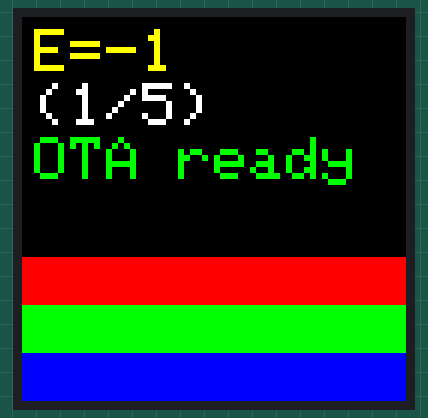
Simulated run of this program. Board: ESP32. Shown: 64×64 colour display. WiFi joins after 1.5 s; servers stay silent unless stated; EEPROM starts erased; what the program prints to the serial monitor is not drawn.

Above: at 0.1 s.
At 1.6 s:
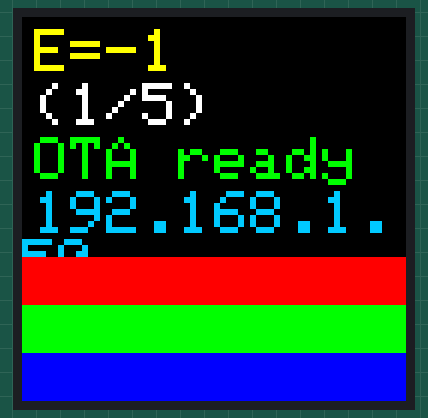

The program:

main.cpp
```cpp
/*
 * Bridge Firmware for Clockwise ESP32 HUB75 64x64 Clock
 * E-pin test version: cycles through safe E pin candidates via web UI
 *
 * Upload via browser at http://<ip>/update
 * Cycle E pin at http://<ip>/next or http://<ip>/set?e=<gpio>
 */

#include <Arduino.h>
#include <WiFi.h>
#include <WebServer.h>
#include <ElegantOTA.h>
#include <ESP32-HUB75-MatrixPanel-I2S-DMA.h>
#include <Preferences.h>

// --- WiFi credentials — CHANGE THESE ---
const char* WIFI_SSID = "YOUR_SSID";
const char* WIFI_PASS = "YOUR_PASSWORD";

// Pin mapping from Clockwise firmware binary (confirmed at offset 0x19c6)
#define R1_PIN   25
#define G1_PIN   26
#define B1_PIN   27
#define R2_PIN   14
#define G2_PIN   12
#define B2_PIN   13
#define A_PIN    23
#define B_PIN    19
#define C_PIN     5
#define D_PIN    17
#define LAT_PIN   4
#define OE_PIN   15
#define CLK_PIN  16

// Safe E pin candidates to try (GPIO 6-11 are SPI flash — NEVER use them)
const int E_CANDIDATES[] = { -1, 32, 33, 18, 22 };
const int NUM_CANDIDATES = sizeof(E_CANDIDATES) / sizeof(E_CANDIDATES[0]);

#define PANEL_WIDTH  64
#define PANEL_HEIGHT 64

MatrixPanel_I2S_DMA* dma_display = nullptr;
WebServer server(80);
Preferences prefs;
int currentEIndex = 0;
int currentEPin = -1;

void setupDisplay(int ePin) {
    HUB75_I2S_CFG::i2s_pins pins = {
        R1_PIN, G1_PIN, B1_PIN,
        R2_PIN, G2_PIN, B2_PIN,
        A_PIN, B_PIN, C_PIN, D_PIN, (int8_t)ePin,
        LAT_PIN, OE_PIN, CLK_PIN
    };

    HUB75_I2S_CFG mxconfig(PANEL_WIDTH, PANEL_HEIGHT, 1);
    mxconfig.gpio = pins;
    mxconfig.clkphase = false;
    mxconfig.driver = HUB75_I2S_CFG::FM6126A;

    dma_display = new MatrixPanel_I2S_DMA(mxconfig);
    dma_display->begin();
    dma_display->setBrightness8(60);
    dma_display->clearScreen();
}

void drawInfo() {
    uint16_t white = dma_display->color565(255, 255, 255);
    uint16_t green = dma_display->color565(0, 255, 0);
    uint16_t cyan  = dma_display->color565(0, 200, 255);
    uint16_t yellow = dma_display->color565(255, 255, 0);

    dma_display->fillScreen(0);
    dma_display->setTextSize(1);

    dma_display->setCursor(2, 2);
    dma_display->setTextColor(yellow);
    dma_display->printf("E=%d", currentEPin);

    dma_display->setCursor(2, 11);
    dma_display->setTextColor(white);
    dma_display->printf("(%d/%d)", currentEIndex + 1, NUM_CANDIDATES);

    dma_display->setCursor(2, 20);
    dma_display->setTextColor(green);
    dma_display->print("OTA ready");

    if (WiFi.status() == WL_CONNECTED) {
        dma_display->setCursor(2, 29);
        dma_display->setTextColor(cyan);
        dma_display->print(WiFi.localIP().toString().c_str());
    }

    // Color bars to verify row mapping
    for (int y = 40; y < 48; y++)
        for (int x = 0; x < 64; x++)
            dma_display->drawPixelRGB888(x, y, 255, 0, 0);

    for (int y = 48; y < 56; y++)
        for (int x = 0; x < 64; x++)
            dma_display->drawPixelRGB888(x, y, 0, 255, 0);

    for (int y = 56; y < 64; y++)
        for (int x = 0; x < 64; x++)
            dma_display->drawPixelRGB888(x, y, 0, 0, 255);
}

bool isSafeGPIO(int pin) {
    // GPIO 6-11 are SPI flash pins — using them WILL brick the device
    if (pin >= 6 && pin <= 11) return false;
    if (pin > 39) return false;
    return true;
}

void handleRoot() {
    String html = "<!DOCTYPE html><html><head><title>ESP32 Bridge - E Pin Test</title></head><body>";
    html += "<h1>ESP32 HUB75 Bridge Firmware</h1>";
    html += "<h2>E Pin: GPIO " + String(currentEPin) + " (" + String(currentEIndex + 1) + "/" + String(NUM_CANDIDATES) + ")</h2>";
    html += "<p>Candidates: ";
    for (int i = 0; i < NUM_CANDIDATES; i++) {
        if (i == currentEIndex) html += "<b>[";
        html += String(E_CANDIDATES[i]);
        if (i == currentEIndex) html += "]</b>";
        if (i < NUM_CANDIDATES - 1) html += ", ";
    }
    html += "</p>";
    html += "<p><a href='/next'>Try NEXT E pin (saves &amp; reboots)</a></p>";
    html += "<p><b>WARNING:</b> GPIO 6-11 are SPI flash pins. Setting them WILL brick the device!</p>";
    html += "<hr><p>WiFi: " + WiFi.SSID() + " | IP: " + WiFi.localIP().toString() + "</p>";
    html += "<p><a href='/update'>Upload New Firmware (OTA)</a></p>";
    html += "</body></html>";
    server.send(200, "text/html", html);
}

void handleNext() {
    currentEIndex = (currentEIndex + 1) % NUM_CANDIDATES;
    prefs.begin("bridge", false);
    prefs.putInt("eIdx", currentEIndex);
    prefs.end();
    server.send(200, "text/html", "<html><body><h1>Rebooting with E=" + String(E_CANDIDATES[currentEIndex]) + "...</h1></body></html>");
    delay(500);
    ESP.restart();
}

void handleSetE() {
    if (server.hasArg("e")) {
        int eVal = server.arg("e").toInt();
        if (!isSafeGPIO(eVal) && eVal != -1) {
            server.send(400, "text/html", "<html><body><h1>REFUSED: GPIO " + String(eVal) + " is not safe!</h1></body></html>");
            return;
        }
        for (int i = 0; i < NUM_CANDIDATES; i++) {
            if (E_CANDIDATES[i] == eVal) { currentEIndex = i; break; }
        }
        prefs.begin("bridge", false);
        prefs.putInt("eIdx", currentEIndex);
        prefs.end();
        server.send(200, "text/html", "<html><body><h1>Rebooting with E=" + String(eVal) + "...</h1></body></html>");
        delay(500);
        ESP.restart();
    }
}

void setup() {
    Serial.begin(115200);
    Serial.println("\n\n=== E-Pin Test Bridge Firmware ===");

    prefs.begin("bridge", true);
    currentEIndex = prefs.getInt("eIdx", 0);
    prefs.end();
    if (currentEIndex >= NUM_CANDIDATES) currentEIndex = 0;
    currentEPin = E_CANDIDATES[currentEIndex];

    Serial.printf("Using E pin: GPIO %d (candidate %d/%d)\n", currentEPin, currentEIndex + 1, NUM_CANDIDATES);

    setupDisplay(currentEPin);
    drawInfo();

    WiFi.mode(WIFI_STA);
    WiFi.begin(WIFI_SSID, WIFI_PASS);
    int attempts = 0;
    while (WiFi.status() != WL_CONNECTED && attempts < 30) { delay(500); attempts++; }
    if (WiFi.status() == WL_CONNECTED) {
        Serial.printf("Connected! IP: %s\n", WiFi.localIP().toString().c_str());
        drawInfo();
    }

    server.on("/", handleRoot);
    server.on("/next", handleNext);
    server.on("/set", handleSetE);
    ElegantOTA.begin(&server);
    server.begin();
}

void loop() {
    server.handleClient();
    ElegantOTA.loop();
}
```
